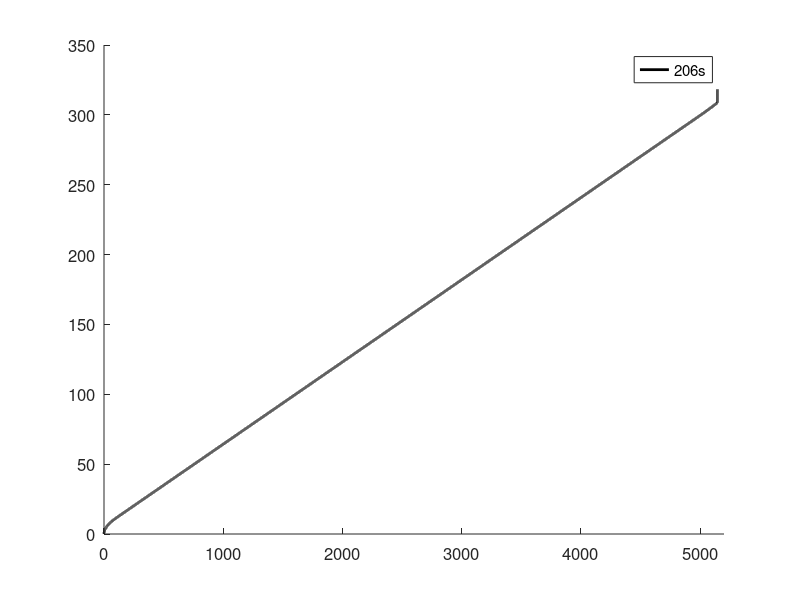

Reproduce this figure in MATLAB.
%时间距离
clc;clear;
tic;
%数据读入
load('T1.mat');
%%
EX=[];
V_1X=[];
V_2X=[];
tmin1X=[];
g=9.8;
v1=[100/3.6,23,22,19,14,10];
v2=[86/3.6,23,22,19,14,10];
% v1=100/3.6;
% v2=86/3.6;
v1=17;
v2=15;
mark=["-","-","--",":","--","--"];
Maks=["none",".","none","none","none","none"];
colo=[[0,0,0];[227,140,122];[255,0,0];[0,0,255];[176,101,89];[215,157,164]]./255;
n = length(v1);
for i=1:1:n
    V1=v1(i);
    V2=v2(i);
    
    Emin=80000;
    tmin1=100;

    dt=0.01;
    A=zeros(1,80000);
    S1=zeros(1,80000);
    E1=zeros(1,80000);
    jiao=atan(0.0617284*(10^-3));
    for i1=2:1:80000
        f1=2.0895+0.0098*A(i1-1)+0.006*(A(i1-1)^2);
        %计算ftra
        if  A(i1-1)<=10
            ftra=310;
        else
            ftra=310*(10)/A(i1-1);
        end

        if jiao>=0
            A(i1)=(ftra-(f1+m*g*sin(jiao)))*dt/(m*rou)+A(i1-1);
        else
            A(i1)=(m*g*sin(jiao)+ftra-f1)*dt/(m*rou)+A(i1-1);
        end
        S1(i1)=S1(i1-1)+(A(i1)+A(i1-1))*dt/2;
        E1(i1)=E1(i1-1)+ftra*A(i1)*dt;
        if(A(i1)>V1)
            A(i1)=V1;
        end

        if(S1(i1)>4259.1)&(A(i1)>86/3.6)
            flag=1;
            break;
        end
        if(A(i1)>=V1) 
            break;
        end

        index = find(DisGra(:,1) <S1(i1));
        index=index(end);
        jiao=atan(DisGra(index, 2)*(10^-3));
    end
    if flag==1
        continue;
    end
    A = A(A~=0);
    A=[0,A];
    S1 = S1(S1~=0);
    S1=[0,S1];
    E1 = E1(E1~=0);
    E1=[0,E1];
    t1=(i1-1)*dt;

    %制动时间计算
    D=zeros(1,80000);
    % D(1)=Vmax;
    S4=zeros(1,80000);
    E4=zeros(1,80000);
    jiao2=atan(20.3086*(10^-3));
    for i4=2:1:80000
        f4=2.0895+0.0098*D(i4-1)+0.006*(D(i4-1)^2);
        if  D(i4-1)<=17
            ftra=260;
        else
            ftra=260*(17)/D(i4-1);
        end

        if jiao2>=0
            D(i4)=-(0-(f4+m*g*sin(jiao2)+ftra))*dt/(m*rou)+D(i4-1);
        else
            D(i4)=-(m*g*sin(jiao2)-(ftra+f4))*dt/(m*rou)+D(i4-1);
        end

        S4(i4)=S4(i4)+(D(i4)+D(i4-1))*dt/2;
        E4(i4)=E4(i4-1)+ftra*D(i4)*dt;
        if(D(i4)>V2) 
            break;
        end

        index = find(DisGra(:,1) <S-S4(i4));
        index=index(end);
        jiao2=atan(DisGra(index, 2)*(10^-3));
    end
    D = D(D~=0);
    D=[0,D];
    D=flip(D);
    S4 = S4(S4~=0);
    S4=[0,S4];
    S4=5144.7-flip(S4);
    t4=length(D)*dt;

    %惰行
    dt=0.01;
    C=zeros(1,180000);
    C(1)=V2;
    S3=zeros(1,180000);
    for i3=2:1:180000
        f3=2.0895+0.0098*C(i3-1)+0.006*(C(i3-1)^2);

        if jiao2>=0
            C(i3)=-(0-(f3+m*g*sin(jiao2)))*dt/(m*rou)+C(i3-1);
        else
            C(i3)=-(m*g*sin(jiao2)-(f3))*dt/(m*rou)+C(i3-1);
        end
       
        S3(i3)=S3(i3-1)+(C(i3)+C(i3-1))*dt/2;
        
        if(S4(1)-S3(i3)>4259.1)&(C(i3)>86/3.6)
            C(i3)=86/3.6;
            break;
        end
        if(C(i3)>=V1) 
            break;
        end
        index = find(DisGra(:,1) <S4(1)-S3(i3));
        index=index(end);
        jiao2=atan(DisGra(index, 2)*(10^-3));
    end
    C = C(C~=0);
    C=flip(C);
    S3 = S3(S3~=0);
    S3=[0,S3];
    S3=S4(1)-flip(S3);
    t3=(i3-1)*dt;

    %巡航
    dt=0.01;
    B=zeros(1,180000);
    B(1)=V1;
    S2=zeros(1,180000);
    S2(1)=S1(end);
    E2=zeros(1,18000);
    E2(1)=E1(end);
    for i2=2:1:180000
        f2=2.0895+0.0098*B(i2-1)+0.006*(B(i2-1)^2);
        B(i2)=B(i2-1);
        if jiao>=0
            ftra=f2+m*g*sin(jiao);
        else
            ftra=f2-m*g*sin(jiao);
        end

        S2(i2)=S2(i2-1)+V1*dt;
        E2(i1)=E2(i1-1)+ftra*B(i1)*dt;
        if(S2(i2)>4259.1)&(B(i2)>86/3.6)
            B(i2)=86/3.6;
            S2(i2)=S2(i2-1)+1;
        end
        if(S2(i2)>(S3(1)))
            break;
        end

        index = find(DisGra(:,1) <S-S2(i2));
        index=index(end);
        jiao=atan(DisGra(index, 2)*(10^-3));
    end

    B = B(B~=0);
    S2 = S2(S2~=0);
    t2=(i2-1)*dt;
    
    hold on;
    col=colo(i,:);
    mak=mark(i);
    mak2=Maks(i);
    plot([S1,S2,S3,S4],[((0:1:i1-1)*dt),(((0:1:i2-1)*dt)+t1),(((0:1:i3-1)*dt)+t1+t2),(((0:1:i4-1)*dt)+t1+t2+t3)],'Color',col, 'LineStyle',mak,'Marker',mak2, 'LineWidth',2)
end
legend('206s','216s','226s','256s','356s','506s','FontSize', 12);
set(gca, 'FontSize', 12);
xlim([0, 5200]);
% ylim([0,30]);

tt2=toc;
disp(['代码执行时间：', num2str(tt2), '秒']);